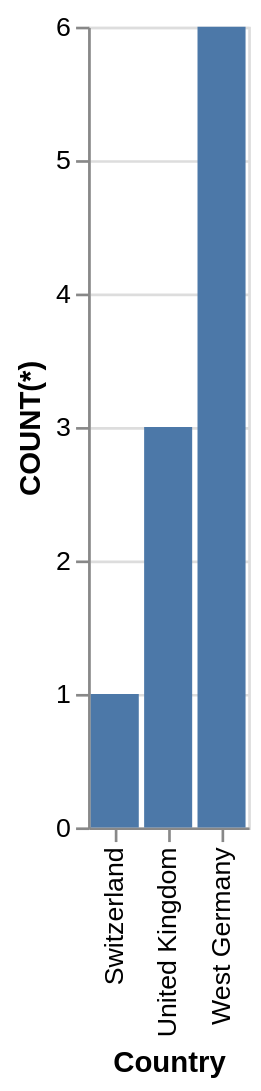

This figure's Vega-Lite source:
### Vega-Lite specification from a JSON file in a GitHub repository (floating-point values rounded to 4 significant figures)
{"data": {"values": [{"x_data": "Switzerland", "y_data": 1}, {"x_data": "United Kingdom", "y_data": 3}, {"x_data": "West Germany", "y_data": 6}]}, "mark": "bar", "encoding": {"x": {"field": "x_data", "type": "nominal", "title": "Country", "sort": {"op": "sum", "field": "y_data", "order": "ascending"}}, "y": {"field": "y_data", "type": "quantitative", "title": "COUNT(*)"}}}
